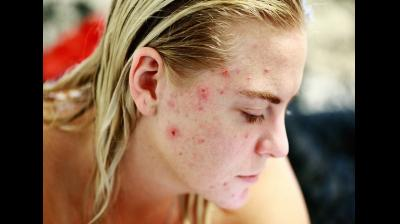
#> input picture Facial-Skincare-Product-Recommendation-Using-Deep-Learning-Techniques/ML/Skin_metrics/Acne/test_image.jpeg, 400 x 224 px, found by its file name
$ python hi.py
#> lines starting #> are read from the running program, lines starting #| are printed output that depends on the picture; after the words box and inside, x2 and y2 are one past the last pixel; in counts of white or black regions, pixels touching at a corner belong together
import cv2
import numpy as np
import matplotlib.pyplot as plt
from io import BytesIO
import base64

def predict(image_path):
    # Load an example image
#> called with image_path = 'backend/static/test_image.jpeg'
    original_image = cv2.imread(image_path)
#> original_image is the input picture: shape (224, 400, 3); mean B, G, R 80.1, 100.5, 127
    original_image_bgr = cv2.cvtColor(original_image, cv2.COLOR_BGR2RGB)  # Convert BGR to RGB for display

    # Convert the image to grayscale
    gray_image = cv2.cvtColor(original_image, cv2.COLOR_BGR2GRAY)
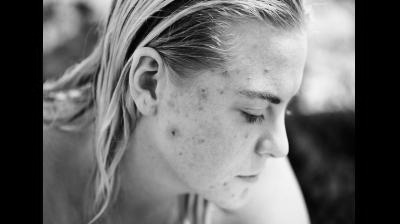
#> gray_image: shape (224, 400); min 0, max 247, mean 106.1

    # Convert the image to YCrCb color space
    ycrcb_image = cv2.cvtColor(original_image, cv2.COLOR_BGR2YCrCb)
#> ycrcb_image: shape (224, 400, 3); mean of channels 0, 1, 2 106.1, 142.9, 113.4

    # Convert the image to HSV color space
    hsv_image = cv2.cvtColor(original_image, cv2.COLOR_BGR2HSV)
#> hsv_image: shape (224, 400, 3); mean H, S, V 21.6, 98, 128.5

    # Apply initial segmentation (example: simple skin color segmentation in HSV)
    lower_skin = np.array([0, 20, 70], dtype=np.uint8)
    upper_skin = np.array([20, 255, 255], dtype=np.uint8)
    initial_segmentation_mask = cv2.inRange(hsv_image, lower_skin, upper_skin)
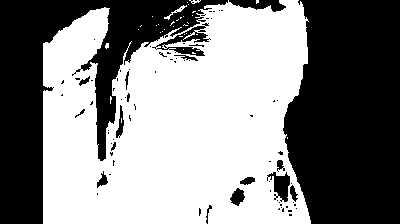
#> initial_segmentation_mask: shape (224, 400); 53.1% white; 81 black regions (63 under 20 px), largest, box (x1, y1, x2, y2) and area: (283, 0, 400, 224) 22716, (0, 0, 228, 224) 16902, (152, 23, 211, 56) 585

    # Pseudo ground truth
    lower_acne_color = np.array([0, 20, 70], dtype=np.uint8)
    upper_acne_color = np.array([20, 255, 255], dtype=np.uint8)
    pseudo_ground_truth_mask = cv2.inRange(hsv_image, lower_acne_color, upper_acne_color)

    # Apply additional processing for final segmentation if needed
    # For demonstration, let's use the initial segmentation as the final segmentation
    final_segmentation = initial_segmentation_mask

    # Display the images with different color maps
    fig, axs = plt.subplots(2, 4, figsize=(20, 10))

    axs[0, 0].imshow(original_image_bgr)
    axs[0, 0].set_title('Original (BGR)')

    axs[0, 1].imshow(gray_image, cmap='gray')
    axs[0, 1].set_title('Grayscale')

    axs[0, 2].imshow(cv2.cvtColor(ycrcb_image, cv2.COLOR_YCrCb2RGB))
    axs[0, 2].set_title('YCrCb')

    axs[0, 3].imshow(cv2.cvtColor(hsv_image, cv2.COLOR_HSV2RGB))
    axs[0, 3].set_title('HSV')

    axs[1, 0].imshow(initial_segmentation_mask, cmap='viridis')  # Use 'viridis' colormap for segmentation
    axs[1, 0].set_title('Initial Segmentation')

    axs[1, 1].imshow(pseudo_ground_truth_mask, cmap='plasma')  # Use 'plasma' colormap for ground truth
    axs[1, 1].set_title('Pseudo Ground Truth')

    # Display the final segmentation with a custom colormap
    cmap = plt.cm.colors.ListedColormap(['#ffffff', '#ff0000'], name='custom_map', N=2)  # White for non-acne, Red for acne
    axs[1, 2].imshow(cv2.cvtColor(final_segmentation, cv2.COLOR_GRAY2RGB), cmap=cmap)
    axs[1, 2].set_title('Final Segmentation')

    # Display ground truth mask with a custom colormap
    axs[1, 3].imshow(pseudo_ground_truth_mask, cmap=cmap)
    axs[1, 3].set_title('Pseudo Ground Truth')

    # Convert the plot to image
    buf = BytesIO()
    plt.savefig(buf, format='png')
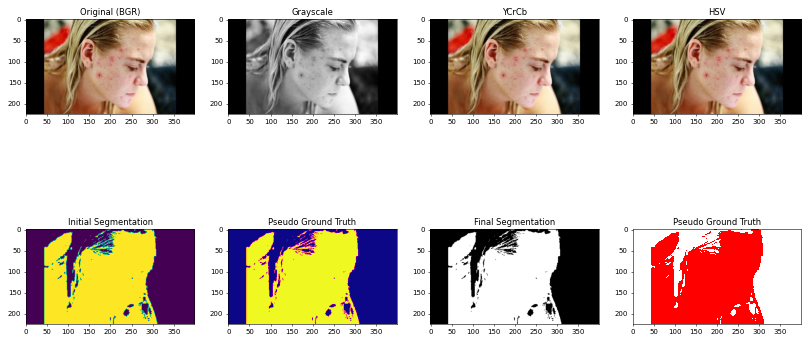
#> figure drawn by matplotlib, 8 panels
    buf.seek(0)
    image_base64 = base64.b64encode(buf.read()).decode('utf-8')
    plt.close()

    return image_base64

# Example usage:
image_path = "backend/static/test_image.jpeg"  # Update with your actual path
result_image_base64 = predict(image_path)
